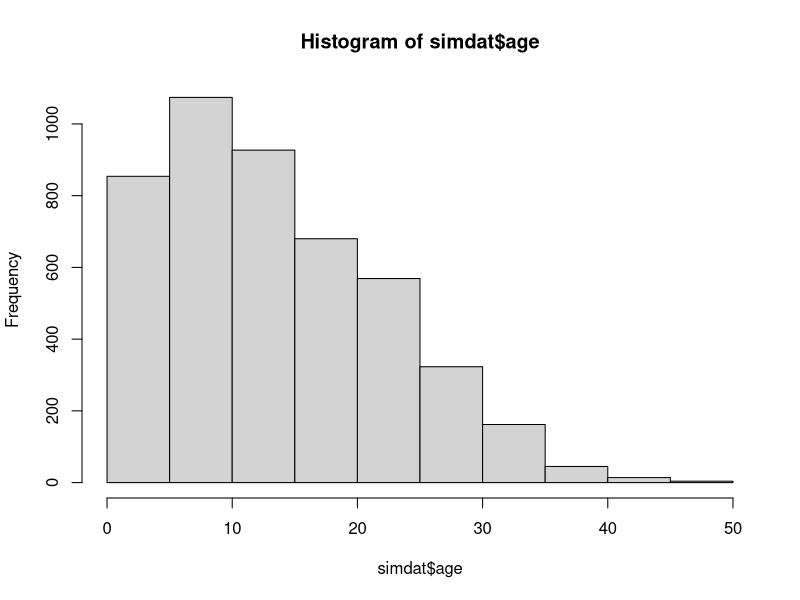
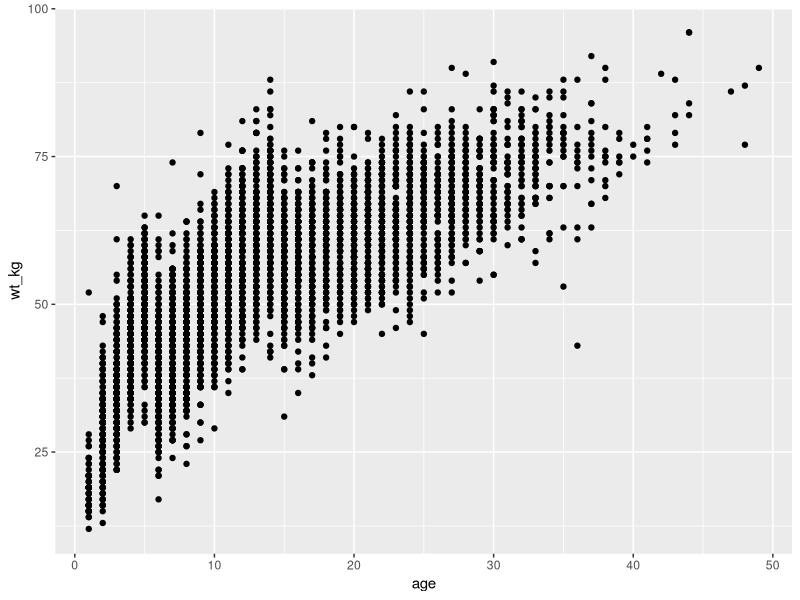
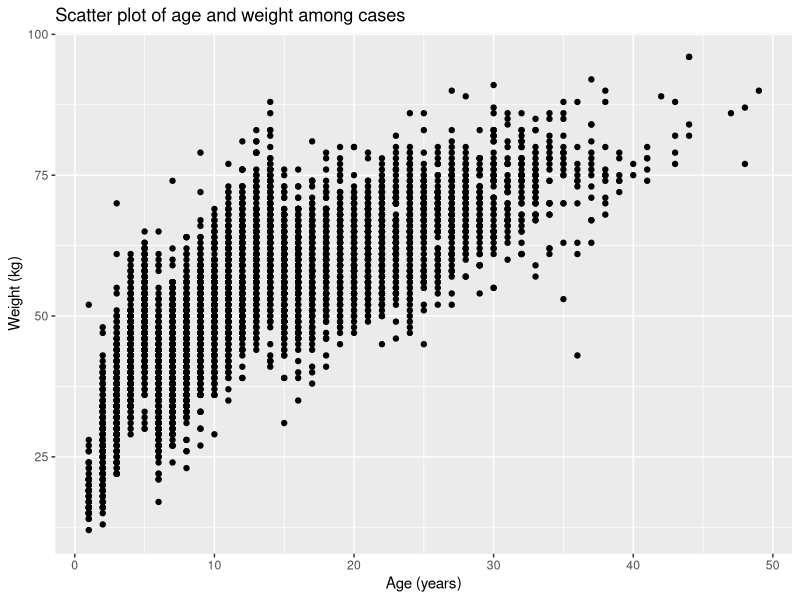
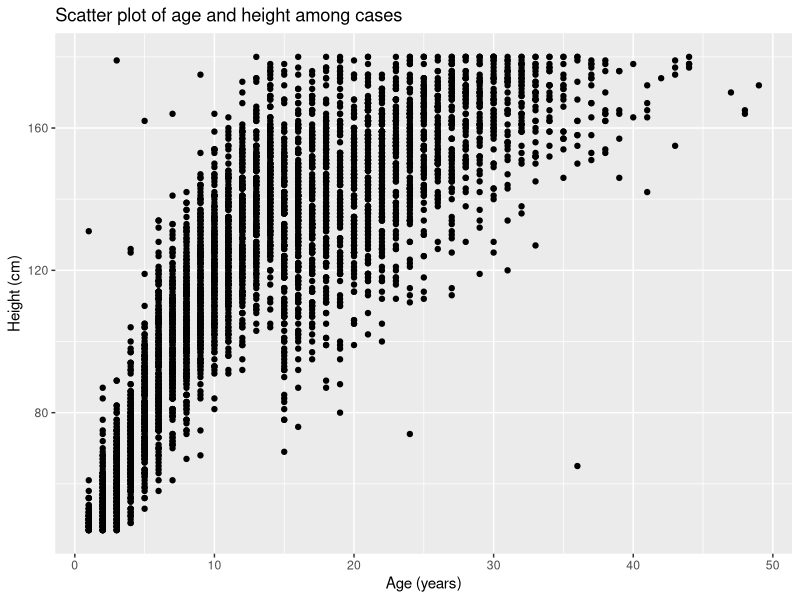
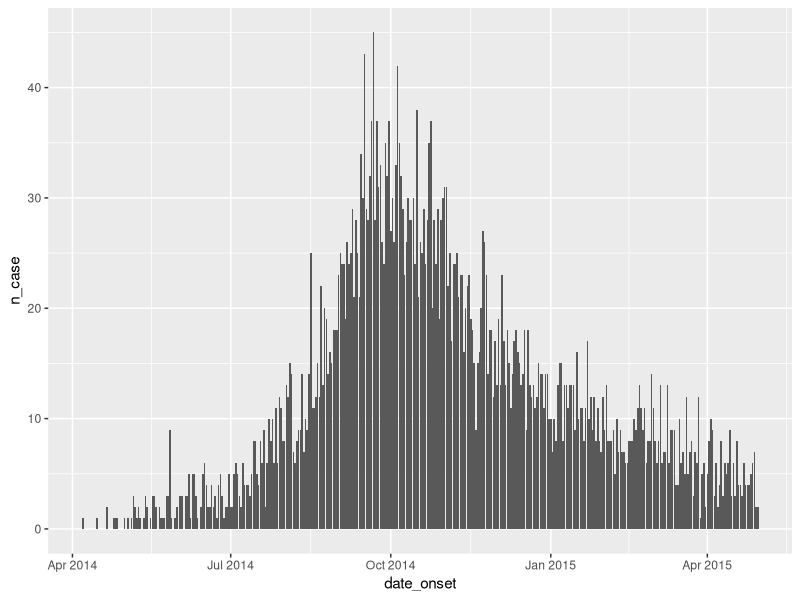
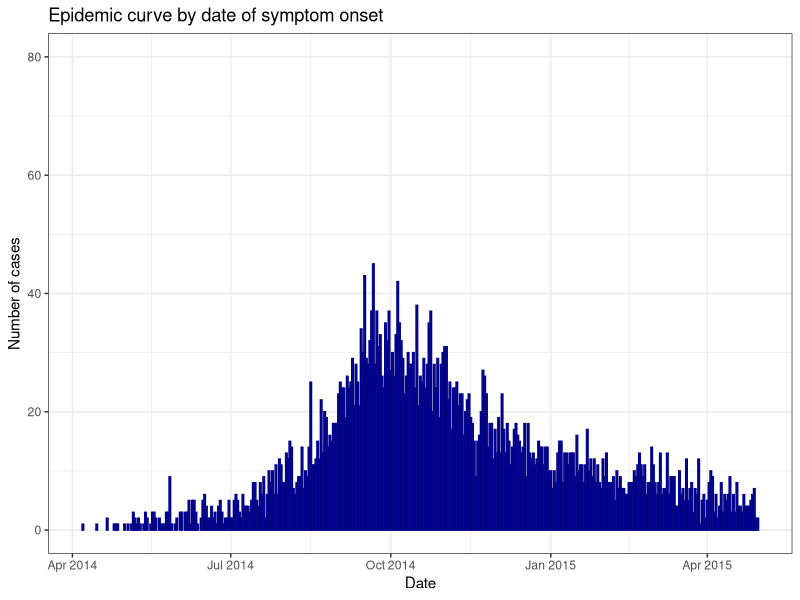
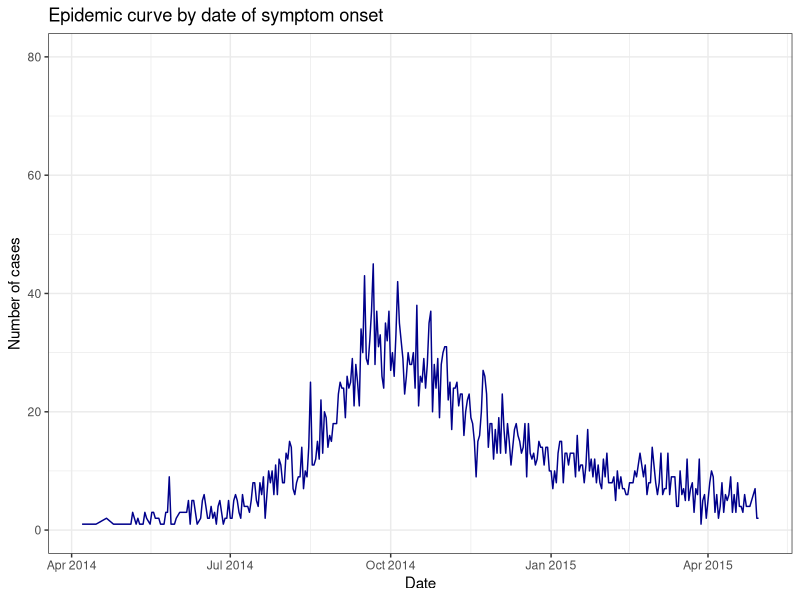
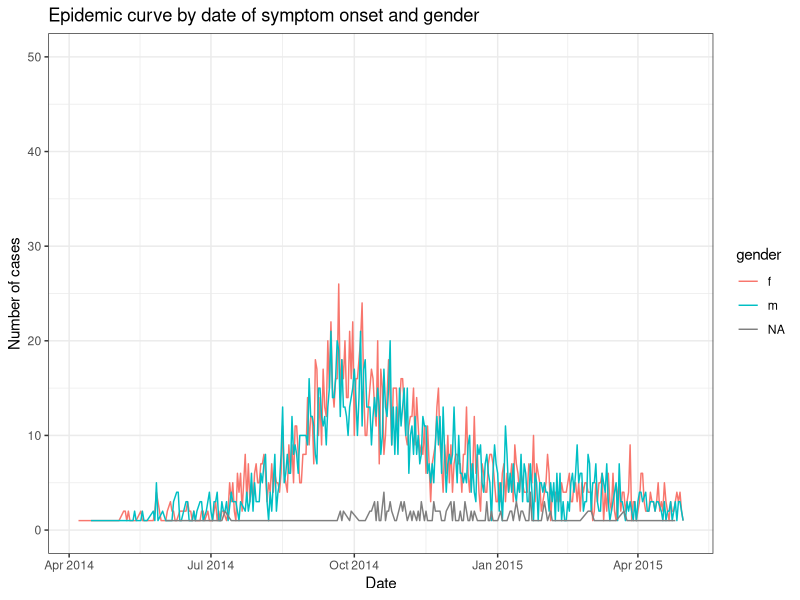

Source code (R) for these figures, in order:
## ---- chunk 1
simdat <- read.csv("data_sim.csv") #We can do this...

#simdat <- read.csv("C:/Users/zlh3/OneDrive - CDC/Grimaudo Personal/PE Fellowship Materials/trainings #materials/R_crash_course_DVBD/data_sim.csv") #... instead of this.
## ---- chunk 2
#install.packages("tidyverse")  #Installing the package -- this will take a moment. 
library(tidyverse)             #Loading the package. 
## ---- chunk 3
?unique()
## ---- chunk 4
View(simdat) # Opens a new tab in Rstudio to examine your dataframe
unique(simdat$hospital) # Tells you all the unique values in the specified column ($hospital)
str(simdat) # Tells you what kind of data that is contained in your dataframe
head(simdat) # Returns the first several rows of data in your dataframe
tail(simdat) # Returns the last several rows of data in your dataframe
dim(simdat) # Tells you the size of your dataframe
names(simdat) # Tells you the column names in your dataframe
nrow(simdat) # Returns the number of rows in your dataframe
ncol(simdat) # Returns the number of columns in your dataframe.
hist(simdat$age) # Returns a histogram of a column in your dataframe containing numerical data, in this case age. 
## ---- chunk 5
simdat$state <- "Colorado" # Creating a state column. 

# The above line of code creates the new column, 'state,' in our dataframe, 'simdat,' and fills every cell with the character "Colorado". Even though this column did not yet exist, we created it by assigning it values using the <- assignment syntax. 

simdat$bmi <- simdat$wt_kg/(simdat$ht_cm/100) #Creating a bmi column. 

# Above, we created a new column, bmi, in the simdat dataframe that contains each individual's body mass index (BMI), which is a function of their weight and height. In specifying this new column, we used the patient's height and weight data stored in separate columns in the dataframe, plugging them into the BMI equation. 

simdat$logbmi <- log10(simdat$bmi) #Creating a column of log-transformed bmi values. 

# In the above line, we used the function 'log10()', which log(base-10)-transforms numerical data passed to the function. We
# passed the data contained in the bmi column we just created to this function to log-transform it and store the results in the logbmi column. 
## ---- chunk 6
require(dplyr)
## ---- chunk 7
simdat.military <- filter(simdat, hospital == "Military Hospital")

#In the above line, we specified the new dataframe, simdat.military, to be a subset of simdat, specifically those rows where the 'hospital' column contains a string exactly equal to "Military Hospital". 

dim(simdat.military) # As you can see, the size of our dataframe has reduced compared to simdat, indicating the subsetting worked. 
## ---- chunk 8
simdat.18 <- filter(simdat, age > 18) # However, this dataframe does not contain individuals exactly 18 years-old...
simdat.18 <- filter(simdat, age >= 18) # ... this one does. 
dim(simdat.18) # Looks like the subsetting was successful. 
## ---- chunk 9
# Look to the right for plain English translations. 

outcome.summ <- simdat %>% # To make a new dataframe called outcome.summ, first take simdat AND THEN...
  group_by(hospital, outcome) %>% # ... group together all of its data based on hospital and outcome AND THEN...
  summarise(bmi.mean = mean(bmi), bmi.sd = sd(bmi)) # ... summarize each group's BMI data, storing the mean in a column called "bmi.mean" and the standard deviation in a column called "bmi.sd". 

head(outcome.summ) # Give me the first 6 rows of the new dataframe. 
## ---- chunk 10
write.csv(outcome.summ, "bmi_summ_dat.csv", row.names = F)
# The row.names = F argument tells R to, when writing the .csv, to not include row number as a column in the spreadsheet. 
## ---- chunk 11
class(simdat$date_onset)
## ---- chunk 12
#Using base R
simdat$date_onset <- as.Date(simdat$date_onset, format="%m/%d/%Y")

#Using tidyverse
simdat<- simdat%>%
          mutate(date_onset=as.Date(date_onset,format="%m/%d/%Y"))
## ---- chunk 13
class(simdat$date_onset)
head(simdat$date_onset)
## ---- chunk 14
#Using base R
simdat.2014<-simdat[simdat$date_onset<=as.Date("2014-12-31"),]

#Using tidyverse
simdat.2014<- simdat%>%
                  filter(date_onset<=as.Date("2014-12-31"))
## ---- chunk 15
# Using base R
simdat$date_outcome<-as.Date(simdat$date_outcome, format="%m/%d/%Y")

simdat<- simdat%>%
            mutate(date_outcome=as.Date(date_outcome, format="%m/%d/%Y"))

class(simdat$date_outcome)
## ---- chunk 16
#Using base R
simdat$days_outcome_onset <- simdat$date_outcome-simdat$date_onset

#Using tidyverse
simdat <- simdat%>%
            mutate(days_outcome_onset = date_outcome-date_onset)
## ---- chunk 17
#install.packages("ggplot2")
#library(ggplot2)
## ---- chunk 18
ggplot(data=simdat,              #data
        aes(x=age, y=wt_kg))+    #aes mapping of x and y axis
        geom_point()             #specifying scatter plot
## ---- chunk 19
ggplot(data=simdat,                                              #data
        aes(x=age, y=wt_kg))+                                    #aes mapping of x and y axis
        geom_point()+                                            #specifying scatter plot
        ggtitle("Scatter plot of age and weight among cases")+   #Plot title
        xlab("Age (years)")+                                     #X-axis label
        ylab("Weight (kg)")                                      #Y-axis label
  
## ---- chunk 20
ggplot(data=simdat,                                              #data
        aes(x=age, y=ht_cm))+                                    #aes mapping of x and y axis
        geom_point()+                                            #specifying scatter plot
        ggtitle("Scatter plot of age and height among cases")+   #Plot title
        xlab("Age (years)")+                                     #X-axis label
        ylab("Height (cm)")                                      #Y-axis label
## ---- chunk 21
simdat.day.summ<-simdat%>%
                  group_by(date_onset)%>%
                  summarise(n_case=n())
                  
## ---- chunk 22

ggplot(data=simdat.day.summ,                                              #data
        aes(x=date_onset, y=n_case))+                                    #aes mapping of x and y axis
        geom_col()                                                      #specifying bar plot

## ---- chunk 23
ggplot(data=simdat.day.summ,                                             #data
        aes(x=date_onset, y=n_case))+                                    #aes mapping of x and y axis
        geom_col(color="darkblue")+                                      #specifying bar plot  
        ggtitle("Epidemic curve by date of symptom onset")+              #Plot title
          xlab("Date")+                                                  #X-axis label
          ylab("Number of cases")+                                       #Y-axis label
          ylim(0,80)+                                                    #setting limits of y-axis
          theme_bw()                                                     #specifying a theme
## ---- chunk 24
ggplot(data=simdat.day.summ,                                             #data
        aes(x=date_onset, y=n_case))+                                    #aes mapping of x and y axis
        geom_line(color="darkblue")+                                     #specifying line plot  
        ggtitle("Epidemic curve by date of symptom onset")+              #Plot title
          xlab("Date")+                                                  #X-axis label
          ylab("Number of cases")+                                       #Y-axis label
        ylim(0,80)+                                                      #setting y-axis limits
        theme_bw()                                                       #specifying a theme
## ---- chunk 25
simdat.day.gend.summ<-simdat%>%
                  group_by(date_onset,gender)%>%
                  summarise(n_case=n())

ggplot(data=simdat.day.gend.summ,                                              #data
        aes(x=date_onset, y=n_case, color=gender))+                            #aes mapping of x and y axis
        geom_line()+                                                           #specifying bar plot  
        ggtitle("Epidemic curve by date of symptom onset and gender")+         #Plot title
          xlab("Date")+                                                        #X-axis label
          ylab("Number of cases")+                                             #Y-axis label
          ylim(0,50)+                                                          #setting y-axis limits
          theme_bw()                                                           #specifying a theme

## ---- chunk 26
print("Congratulations, you've completed the workshop!")
